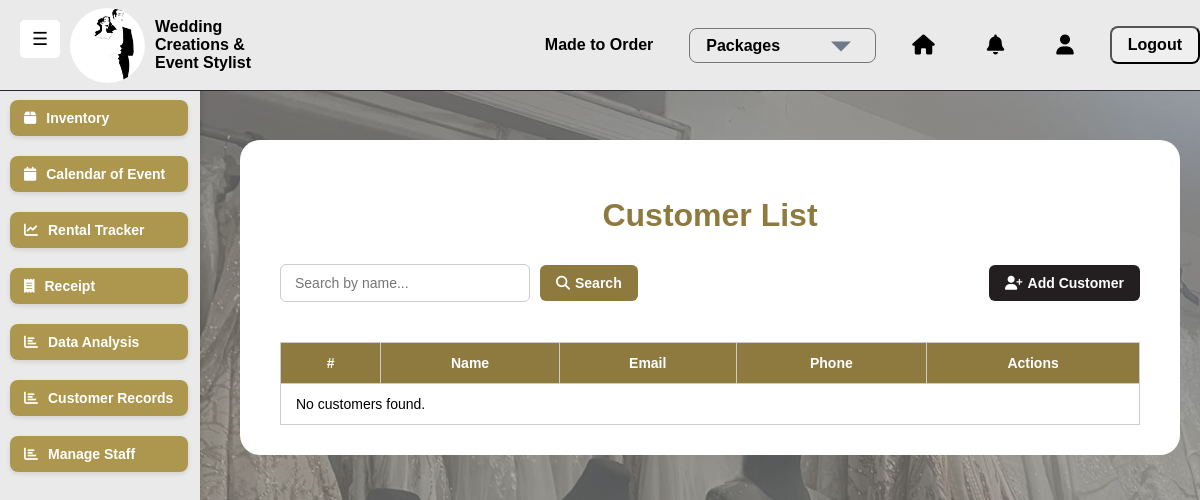
The app's page /customer/list/ (signed in), older data.
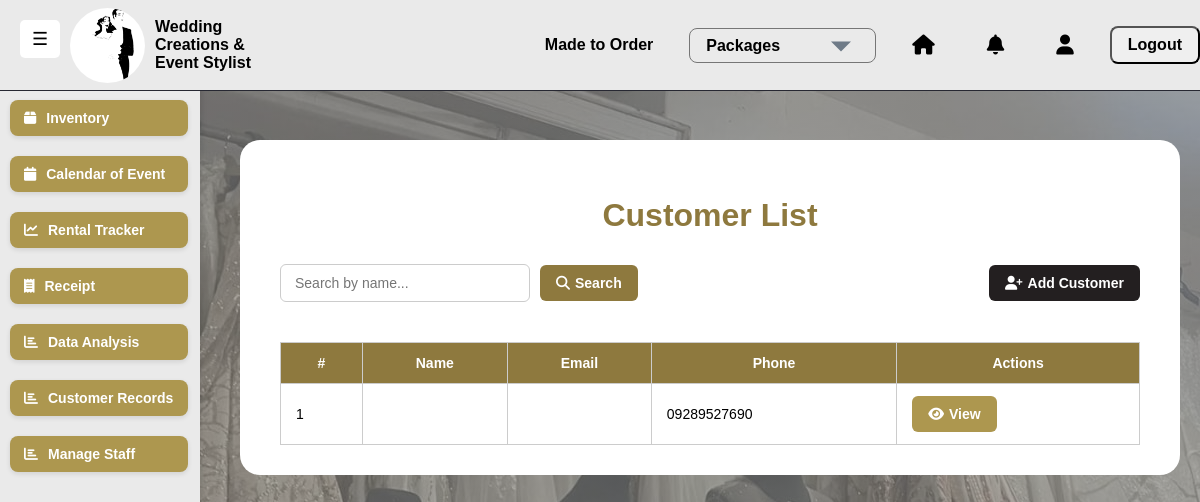
The same page, newer data.
### saritasapp/models.py (models this page shows, shortened)
class Customer(models.Model):
    user = models.OneToOneField(User, on_delete=models.CASCADE, related_name="customer_profile")
    phone = models.CharField(max_length=15, unique=True)
    address = models.TextField(blank=True, null=True)
    created_at = models.DateTimeField(auto_now_add=True)
    image = models.ImageField(upload_to="customers/", null=True, blank=True)

### saritasapp/views.py (the view)
# urls.py: path("customer/list/", views.customer_list, name="customer_list"),
@login_required
def customer_list(request):
    query = request.GET.get('q', '')  # Get search query
    status_filter = request.GET.get('status', 'all')  # Get status filter
    customers = Customer.objects.all()
    if query:
        customers = customers.filter(first_name__icontains=query) | customers.filter(last_name__icontains=query)
    if status_filter == 'renting':
        customers = customers.filter(rental__status="Rented").distinct()
    elif status_filter == 'returned':
        customers = customers.filter(rental__status="Returned").distinct()
    return render(request, 'saritasapp/customer_list.html', {'customers': customers, 'filter_status': status_filter})

### saritasapp/templates/saritasapp/customer_list.html (shortened to what this page needs)
{% extends "saritasapp/base.html" %}
{% block content %}
<div class="main-container">
    <h2 class="page-title">Customer List</h2>
    <div class="filter-container">
        <form method="GET" action="{% url 'saritasapp:customer_list' %}" class="search-box">
            <input type="text" name="q" class="search-input" placeholder="Search by name..." value="{{ request.GET.q }}">
            <button type="submit" class="btn-primary">
                <i class="fas fa-search"></i> Search
            </button>
        </form>
        <div class="add-button">
            <a href="{% url 'saritasapp:add_customer' %}" class="btn-success">
                <i class="fas fa-user-plus"></i> Add Customer
            </a>
        </div>
    </div>
    <div class="table-responsive">
        <table class="custom-table">
            <thead>
                <tr>
                    <th>#</th>
                    <th>Name</th>
                    <th>Email</th>
                    <th>Phone</th>
                    <th>Actions</th>
                </tr>
            </thead>
            <tbody>
                {% for customer in customers %}
                <tr>
                    <td>{{ forloop.counter }}</td>
                    <td>{{ customer.first_name }} {{ customer.last_name }}</td>
                    <td>{{ customer.email }}</td>
                    <td>{{ customer.phone }}</td>
                    <td>
                        <a href="{% url 'saritasapp:view_customer' customer.id %}" class="btn-info">
                            <i class="fas fa-eye"></i> View
                        </a>
                    </td>
                </tr>
                {% empty %}
                <tr>
                    <td colspan="5" class="text-muted text-center">No customers found.</td>
                </tr>
                {% endfor %}
            </tbody>
        </table>
    </div>
</div>
{% endblock %}

Row changes from the older to the newer data that the page shows:
added Customer: phone "09289527690"
Text that changed along with them:
text no longer shown: "No customers found."
